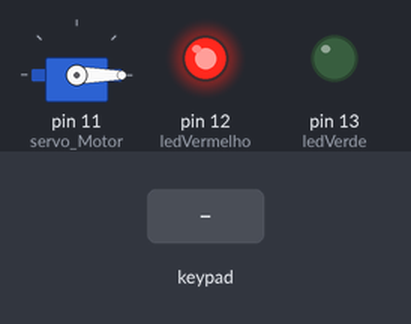
Simulated run of this sketch. Board: Arduino Uno, built with avr-gcc and run on an emulated ATmega328P. On the bench: servo, output pins drawn as LEDs (lit = HIGH). The test bench sets the inputs (shaded band).

Above: at 1.2 s.
1.3 s: keypad keys 1 2 3 pressed 0.4 s apart
At 2.8 s:
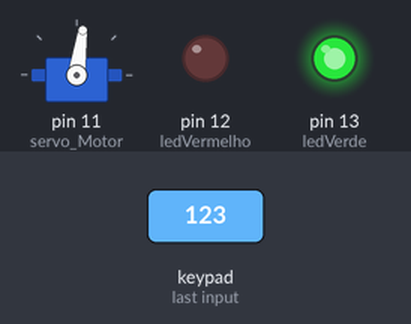
4.0 s: key '*' pressed
At 4.5 s:
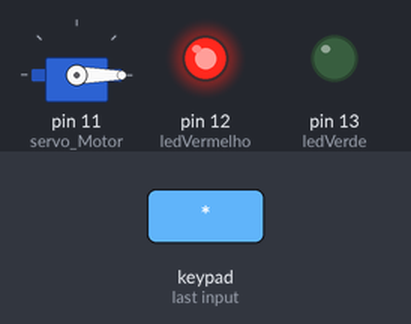
Timing chart, 0 to 7.0 s (numbered marks = the images above; inputs shaded):
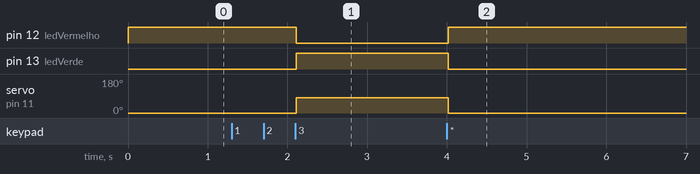

Measured:
- after the input at 1.3 s, pin 12 (ledVermelho): HIGH → LOW after 0.81 s; pin 13 (ledVerde): LOW → HIGH after 0.81 s; servo on pin 11 (servo_Motor): 0° → 82° after 0.81 s
- after the input at 4.0 s, pin 12 (ledVermelho): LOW → HIGH at once; pin 13 (ledVerde): HIGH → LOW at once; servo on pin 11 (servo_Motor): 82° → 0° at once

The sketch:

codbase.ino
```cpp
#include <Servo.h>

#include <Keypad.h>

Servo servo_Motor; //OBJETO DO TIPO SERVO
char* password = "123"; //SENHA CORRETA PARA DESTRANCAR A FECHADURA
int position = 0; //VARIÁVEL PARA LEITURA DE POSIÇÃO DA TECLA PRESSIONADA
const byte ROWS = 4; //NUMERO DE LINHAS DO TECLADO
const byte COLS = 4; //NUMERO DE COLUNAS DO TECLADO
char keys[ROWS][COLS] = { //DECLARAÇÃO DOS NUMEROS, LETRAS E CARACTERES DO
//TECLADO
{'1','2','3','A'},
{'4','5','6','B'},
{'7','8','9','C'},
{'*','0','#','D'},
};

byte rowPins[ROWS] = { 8, 7, 6, 9 }; // PINOS DE CONEXAO DAS LINHAS DO TECLADO
byte colPins[COLS] = { 5, 4, 3, 2 }; //PINOS DE CONEXAO DAS COLUNAS DO TECLADO
Keypad keypad = Keypad( makeKeymap(keys), rowPins, colPins, ROWS, COLS );//AS VARIAVEIS rowPins E colPins RECEBERÃO O VALOR DE LEITURA DOS PINOS DAS LINHAS E COLUNAS
//RESPECTIVAMENTE
const int ledVermelho = 12; //PINO EM QUE ESTÁ CONECTADO O LED VERMELHO
const int ledVerde = 13; //PINO EM QUE ESTÁ CONECTADO O LED VERDE
void setup(){
pinMode(ledVermelho, OUTPUT); //DECLARA O PINO COMO SAÍDA
pinMode(ledVerde, OUTPUT); //DECLARA O PINO COMO SAÍDA
servo_Motor.attach(11); //PINO DE CONTROLE DO SERVO MOTOR
setLocked(true); //ESTADO INICIAL DA FECHADURA (TRANCADA)
}
void loop(){
char key = keypad.getKey(); //LEITURA DAS TECLAS PRESSIONADAS
if (key == '*' || key == '#') { //SE A TECLA PRESSIONADA POR IGUAL A CARACTERE "*" OU "#", FAZ
position = 0; //POSIÇÃO DE LEITURA DA TECLA PRESSIONADA INICIA EM 0
setLocked(true); //FECHADURA TRANCADA
}
if (key == password[position]){ //SE A TECLA PRESSIONADA CORRESPONDER A SEQUÊNCIA DA SENHA, FAZ
position ++;//PULA PARA A PRÓXIMA POSIÇÃO
}
if (position == 3){ // SE VARIÁVEL FOR IGUAL A 3 FAZ (QUANDO AS TECLAS PRESSIONADAS CHEGAREM A 3 POSIÇÕES,SIGNIFICA QUE A SENHA ESTÁ CORRETA)
setLocked(false); //FECHADURA DESTRANCADA
}
delay(100);//INTERVALO DE 100 MILISSEGUNDOS
}
void setLocked(int locked){
if (locked){ //SE FECHADURA TRANCADA, FAZ
digitalWrite(ledVermelho, HIGH);// LED VERMELHO ACENDE
digitalWrite(ledVerde, LOW);// LED VERDE APAGA
servo_Motor.write(0); //POSIÇÃO DO SERVO FICA EM 0o (FECHADURA TRANCADA)
}
else{
digitalWrite(ledVerde, HIGH);
digitalWrite(ledVermelho, LOW);
servo_Motor.write(82);
}
}
```
